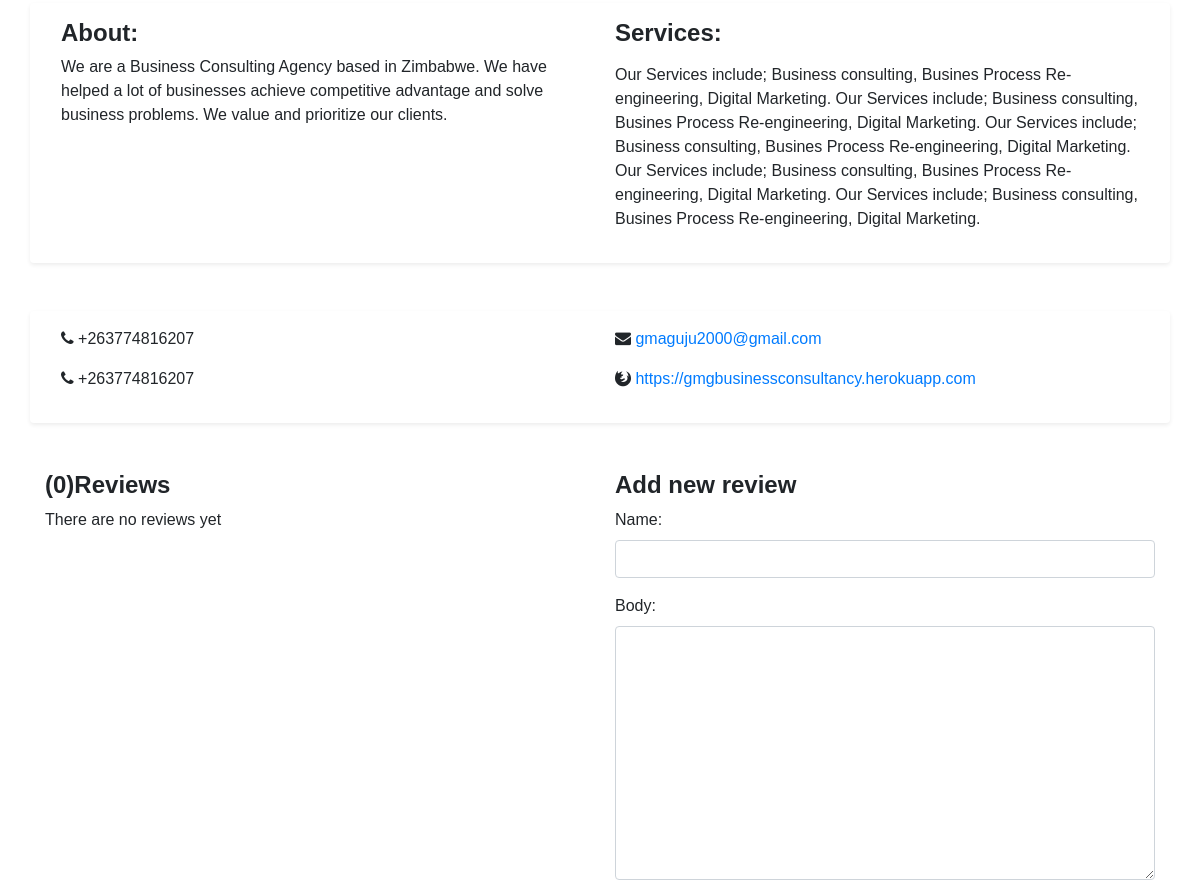
The app's page /list_detail/2021/1/14/gmg-business-consultancy/ (middle part), older data.
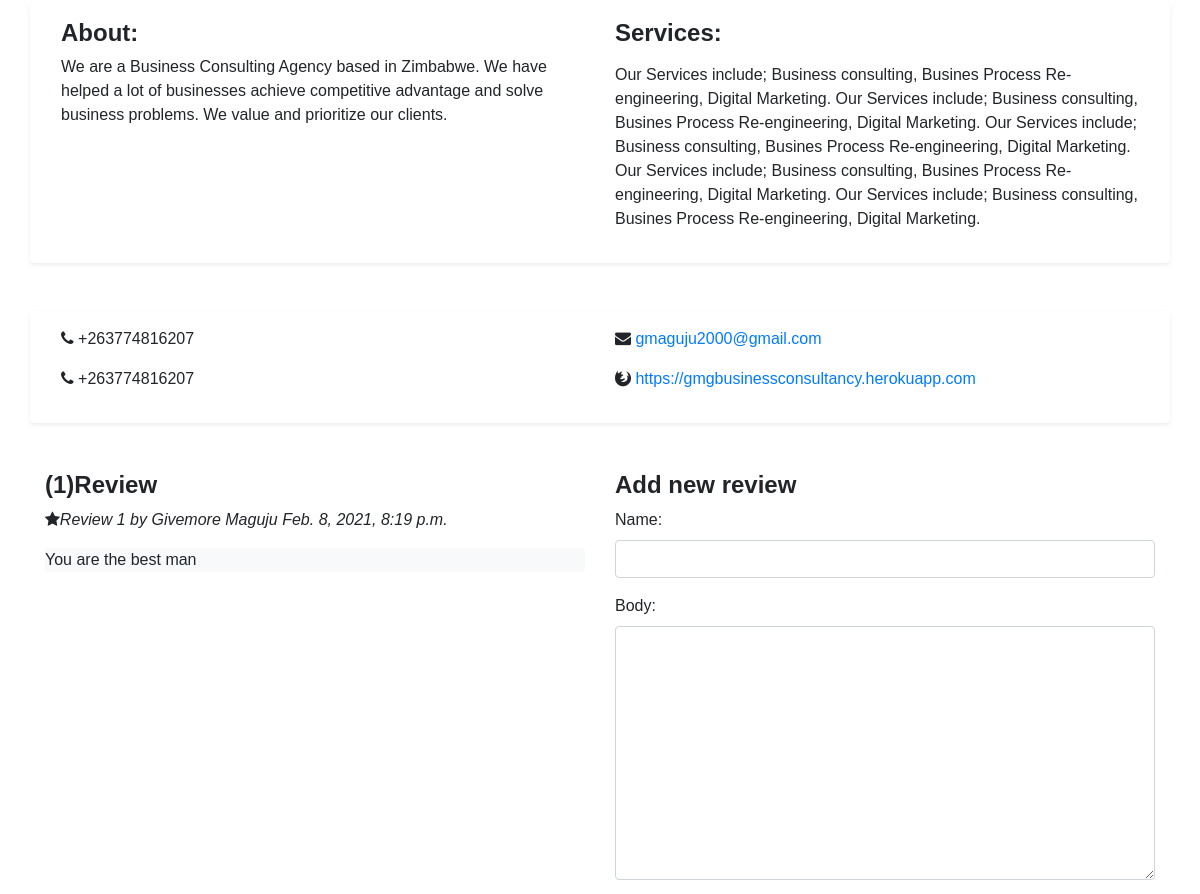
The same page, newer data.
### listing/models.py (models this page shows, shortened)
class Review(models.Model):
    listing = models.ForeignKey(Listing, on_delete=models.CASCADE, related_name='reviews')
    name = models.CharField(max_length=100)
    body = models.TextField()
    created = models.DateTimeField(auto_now_add=True)
    updated = models.DateTimeField(auto_now=True)
    active = models.BooleanField(default=True)
    class Meta:
        ordering = ('created',)
        verbose_name = 'review'
        verbose_name_plural = 'reviews'

### listing/views.py (the view)
# urls.py: path('list_detail/<int:year>/<int:month>/<int:day>/<slug:listing>/',
def list_detail(request, year, month, day, listing):
    listing = get_object_or_404(Listing, slug=listing, status='published',
                               publish__year=year,
                               publish__month=month,
                               publish__day=day)
    reviews = listing.reviews.filter(active=True)
    new_review = None
    if request.method == 'POST':
        review_form = ReviewForm(data=request.POST)
        if review_form.is_valid():
            new_review = review_form.save(commit=False)
            new_review.listing=listing
            new_review.save()
    else:
        review_form = ReviewForm()
    return render(request, 'listing/detail.html', {'listing': listing, 'reviews': reviews,
                                                   'new_review': new_review,
                                                   'review_form': review_form})

### listing/forms.py
class ReviewForm(forms.ModelForm):
    name = forms.CharField(widget=forms.TextInput(attrs={'class': 'form-control'}))
    body = forms.CharField(widget=forms.Textarea(attrs={'class': 'form-control'}))
    class Meta:
        model = Review
        fields = ('name', 'body')

### listing/models.py (called while the page is built)
    def __str__(self):
        return self.name

### listing/templates/listing/detail.html (shortened to what this page needs)
{% extends 'listing/base.html' %}
{% load static %}
{% block content %}
<div class="container">
    <br><br><br><br><br><br>
    <br>
    <div class="row shadow-sm p-3 mb-5 bg-white rounded">
        <div class="col-md-6">
            <h4>About:</h4>
            <p>{{ listing.about }}</p>
        </div>
        <div class="col-md-6">
            <h4>Services:</h4>
            <p>{{ listing.service|linebreaks }}</p>
        </div>
    </div>
    <div class="row shadow-sm p-3 mb-5 bg-white rounded">
        <div class="col-md-6">
            <p><i class="fa fa-phone"></i> {{ listing.telephone }}</p>
        </div>
        <div class="col-md-6">
            <p><i class="fa fa-envelope"></i> <a href="">{{ listing.email }}</a></p>
        </div>
        <div class="col-md-6">
           <p><i class="fa fa-phone"></i> {{ listing.phone }}</p>
        </div>
        <div class="col-md-6">
            <p><i class="fa fa-firefox"></i> <a href="">{{ listing.website }}</a></p>
        </div>
    </div>
    <div class="row">
        <div class="col-md-6">
            {% with reviews.count as total_reviews %}
        <h4>
            ({{ total_reviews }})Review{{ total_reviews|pluralize }}
        </h4>
        {% endwith %}
        {% for review in reviews %}
            <div>
                <p>
                    <i class="fa fa-star"></i><i>Review {{ forloop.counter }} by {{ review.name }}
                        {{ review.created }}</i>
                </p>
                <div class="text shadow-none p-0 mb-0 bg-light rounded">
                    {{ review.body|linebreaks }}
                </div>
            </div>
        {% empty %}
        <p>There are no reviews yet</p>
        {% endfor %}
        </div>
        <div class="col-md-6">
            {% if new_review %}
        <h4>Your review has been added</h4>
        {% else %}
        <h4>Add new review</h4>
        <div class="form-group">
            <form method="POST">
                {{ review_form.as_p }}
            </form>
        </div>
        {% endif %}
        </div>
    </div>
    <br><br>
</div>
{% endblock %}

Row changes from the older to the newer data that the page shows:
added Review: name "Givemore Maguju", created "Feb. 8, 2021, 8:19 p.m.", body "You are the best man"
Text that changed along with them:
{{ total_reviews }}: "0" → "1"
text no longer shown: "There are no reviews yet"
